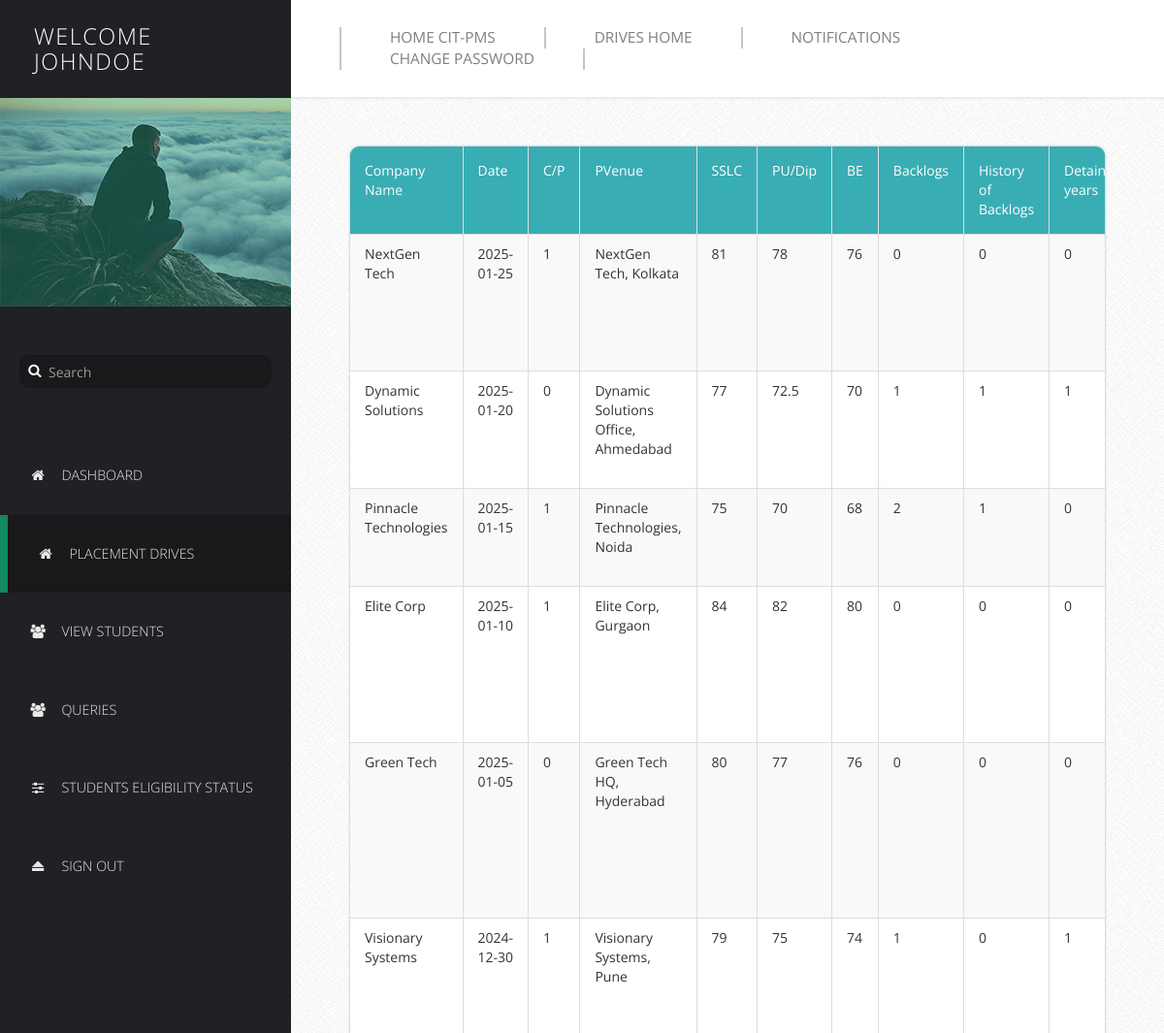
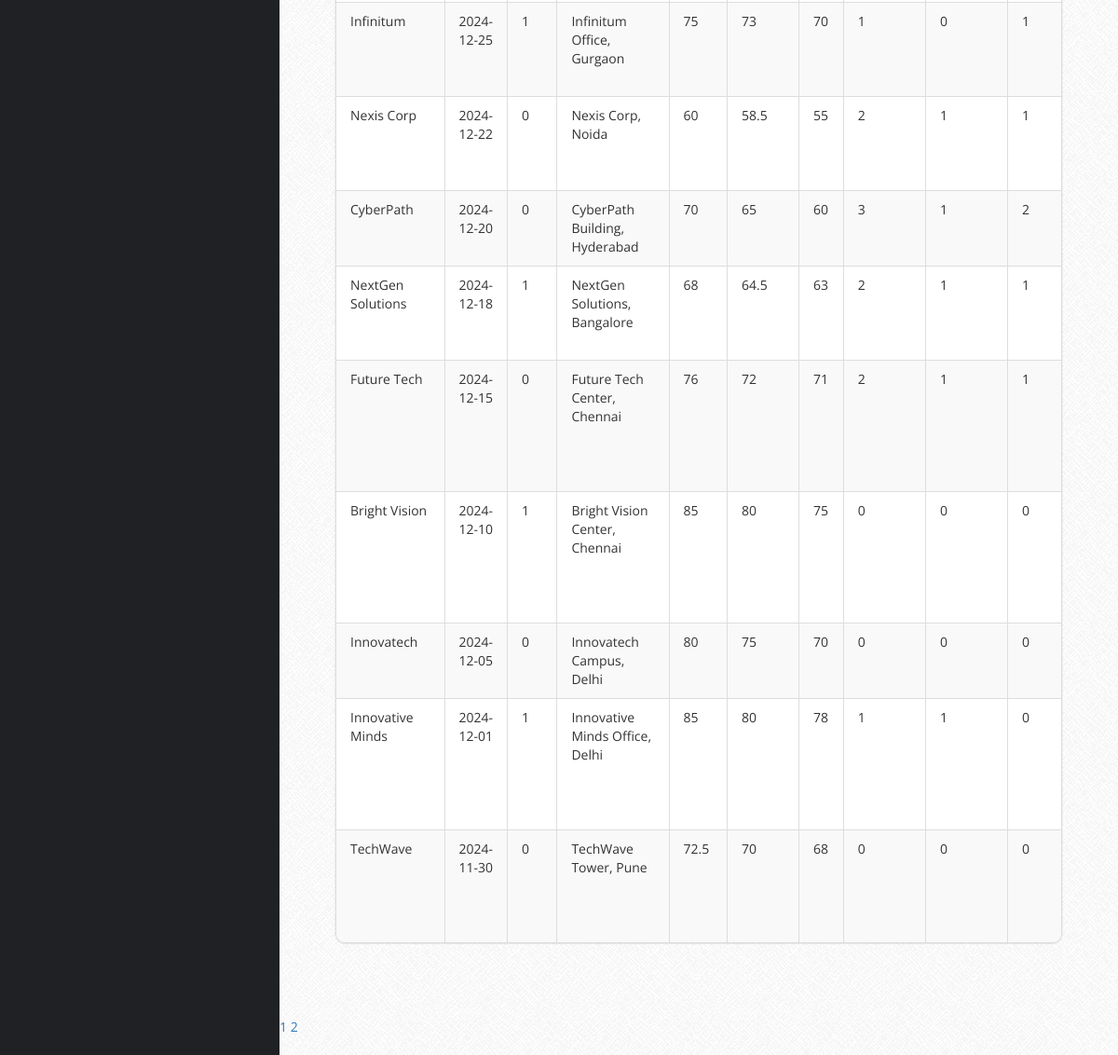
Screenshot of /Profilers/PProfile/Placement Drives/Companydetails.php (signed in) with the database file from the repository (2 pictures, top to bottom).
### tables this page shows
CREATE TABLE IF NOT EXISTS `addpdrive` (
  `CompanyName` varchar(255) NOT NULL,
  `Date` date NOT NULL,
  `C/P` tinyint(1) NOT NULL DEFAULT '0',
  `PVenue` varchar(255) NOT NULL,
  `SSLC` float NOT NULL,
  `PU/Dip` float NOT NULL,
  `BE` float NOT NULL,
  `Backlogs` int(11) NOT NULL,
  `HofBacklogs` tinyint(1) NOT NULL,
  `DetainYears` int(11) NOT NULL,
  `ODetails` text,
  PRIMARY KEY (`CompanyName`,`Date`)
);

### Profilers/PProfile/Placement Drives/CompanyDetails.php (the view, shortened to what this page needs)
<?php
$connect = mysqli_connect("localhost", "harsh", "harsh2005", "placement");
?>
<!DOCTYPE html>
<html lang="en">
<head>
    <link href="../css/font-awesome.min.css" rel="stylesheet">
    <link href="../css/bootstrap.min.css" rel="stylesheet">
    <link href="../css/templatemo-style.css" rel="stylesheet">
</head>
<body>
    <div class="templatemo-flex-row">
        <div class="templatemo-sidebar">
            <header class="templatemo-site-header">
                <?php
                $Welcome = "Welcome";
                echo "<h1>" . $Welcome . "<br>" . $_SESSION['pusername'] . "</h1><br>";
                ?>
            </header>
            <div class="profile-photo-container">
                <img src="../images/profile-photo.jpg" alt="Profile Photo" class="img-responsive">
                <div class="profile-photo-overlay"></div>
            </div>
            <form class="templatemo-search-form" role="search">
                <div class="input-group">
                    <button type="submit" class="fa fa-search"></button>
                    <input type="text" class="form-control" placeholder="Search" name="srch-term" id="srch-term">
                </div>
            </form>
            <nav class="templatemo-left-nav">
                <ul>
                    <li><a href="../login.php"><i class="fa fa-home fa-fw"></i>Dashboard</a></li>
                    <li><a href="../Placement Drives.php" class="active"><i class="fa fa-home fa-fw"></i>Placement Drives</a></li>
                    <li><a href="../manage-users.php"><i class="fa fa-users fa-fw"></i>View Students</a></li>
                    <li><a href="../queries.php"><i class="fa fa-users fa-fw"></i>Queries</a></li>
                    <li><a href="../Students Eligibility.php"><i class="fa fa-sliders fa-fw"></i>Students Eligibility Status</a></li>
                    <li><a href="../logout.php"><i class="fa fa-eject fa-fw"></i>Sign Out</a></li>
                </ul>
            </nav>
        </div>
        <div class="templatemo-content col-1 light-gray-bg">
            <div class="templatemo-top-nav-container">
                <div class="row">
                    <nav class="templatemo-top-nav col-lg-12 col-md-12">
                        <ul class="text-uppercase">
                            <li><a href="../../Homepage/index.php">Home CIT-PMS</a></li>
                            <li><a href="">Drives Home</a></li>
                            <li><a href="Notif.php">Notifications</a></li>
                            <li><a href="Change Password.php">Change Password</a></li>
                        </ul>
                    </nav>
                </div>
            </div>
            <div class="templatemo-content-container">
                <div class="templatemo-content-widget no-padding">
                    <div class="panel panel-default table-responsive">
                        <table class="table table-striped table-bordered templatemo-user-table">
                            <thead>
                                <tr>
                                    <td><a class="white-text templatemo-sort-by">Company Name </a></td>
                                    <td><a class="white-text templatemo-sort-by">Date </a></td>
                                    <td><a class="white-text templatemo-sort-by">C/P</a></td>
                                    <td><a class="white-text templatemo-sort-by">PVenue</a></td>
                                    <td><a class="white-text templatemo-sort-by">SSLC</a></td>
                                    <td><a class="white-text templatemo-sort-by">PU/Dip</a></td>
                                    <td><a class="white-text templatemo-sort-by">BE</a></td>
                                    <td><a class="white-text templatemo-sort-by">Backlogs</a></td>
                                    <td><a class="white-text templatemo-sort-by">History of Backlogs</a></td>
                                    <td><a class="white-text templatemo-sort-by">Detain years</a></td>
                                </tr>
                            </thead>
                            <tbody>
                                <?php
                                $num_rec_per_page = 15;
                                $currentpage = (isset($_GET['page']) ? $_GET['page'] : 1);
                                $start_from = ($currentpage - 1) * $num_rec_per_page;
                                $sql = "SELECT * FROM addpdrive ORDER BY Date DESC LIMIT $start_from, $num_rec_per_page";
                                $rs_result = mysqli_query($connect, $sql);
                                while ($row = mysqli_fetch_assoc($rs_result)) {
                                    echo "<tr>";
                                    echo "<td>" . $row['CompanyName'] . "</td>";
                                    echo "<td>" . $row['Date'] . "</td>";
                                    echo "<td>" . $row['C/P'] . "</td>";
                                    echo "<td>" . $row['PVenue'] . "</td>";
                                    echo "<td>" . $row['SSLC'] . "</td>";
                                    echo "<td>" . $row['PU/Dip'] . "</td>";
                                    echo "<td>" . $row['BE'] . "</td>";
                                    echo "<td>" . $row['Backlogs'] . "</td>";
                                    echo "<td>" . $row['HofBacklogs'] . "</td>";
                                    echo "<td>" . $row['DetainYears'] . "</td>";
                                    echo "</tr>";
                                }
                                ?>
                            </tbody>
                        </table>
                    </div>
                </div>
            </div>
            <div class="pagination">
                <?php
                $result = mysqli_query($connect, "SELECT COUNT(*) FROM addpdrive");
                $row = mysqli_fetch_row($result);
                $total_records = $row[0];
                $total_pages = ceil($total_records / $num_rec_per_page);
                for ($i = 1; $i <= $total_pages; $i++) {
                    echo "<a href='CompanyDetails.php?page=" . $i . "'>" . $i . "</a> ";
                }
                ?>
            </div>
        </div>
    </div>
</body>
</html>

### Profilers/PProfile/css/templatemo-style.css (style rules this page uses)
* { font-family: 'Open Sans', sans-serif; }
body { font-size: 13px; }
body, .templatemo-left-nav { background: #1f2124; }
h1, h2, h3 { margin: 0; }
ul { list-style-type: none; margin: 0; padding: 0; }
nav li { font-size: 1.1em; list-style: none; text-transform: uppercase; }
.white-text { color: white; }
.light-gray-bg { font-family:"Trebuchet MS", "Myriad Pro", Arial, sans-serif; font-size:14px; background:#f4f4f4 url(../images/bg.png) repeat top left; color:#333; overflow-y:scroll; }
.templatemo-sidebar { width: 300px; }
.templatemo-site-header { margin: 25px 30px; }
.templatemo-site-header h1 { color: white; display: inline-block; font-size: 1.8em; font-weight: 300; letter-spacing: 1.5px; margin: 0 5px; text-transform: uppercase; vertical-align: middle; }
.profile-photo-container { position: relative; }
.profile-photo-overlay { background-color: rgba(4, 152, 114, 0.35); position: absolute; top: 0; left: 0; width: 100%; height: 100%; transition: all 0.3s ease; }
.templatemo-search-form { font-size: 1.1em; margin: 50px 20px; }
.templatemo-search-form .input-group { width: 100%; }
.templatemo-search-form .input-group .form-control { background-color: #18191b; border: none; border-radius: 10px; color: #DDD; padding-left: 30px; }
.templatemo-search-form .input-group { position: relative; }
.fa-search { height:32px; width:32px; border: none; cursor: pointer; color:white; background:transparent; position:absolute; top: 0; left: 0; z-index: 100; }
.templatemo-left-nav li { font-weight: 300; }
.templatemo-left-nav a.active, .templatemo-left-nav a:hover { background: #18191b; border-left: 8px solid #13895F; }
.templatemo-left-nav a { color: #e9e9ea; display: block; padding: 30px; transition: all 0.3s ease; }
.templatemo-left-nav .fa { margin-right: 15px; }
.templatemo-top-nav-container { background-color: white; padding: 28px 50px; box-shadow: 0px 0px 2px 2px rgba(161, 159, 159, 0.18); }
.templatemo-top-nav li { float: left; list-style: none; }
.templatemo-top-nav a { color: #7f7f7f; display: block; padding: 0 50px; border-left: 2px solid #c5c5c5; }
.templatemo-top-nav li:last-child a { border-right: 2px solid #c5c5c5; }
.templatemo-content { margin-top: 0px; min-height: 600px; padding: 0; overflow-x: hidden; }
.templatemo-content-container { padding: 40px 50px; }
.templatemo-flex-row { display: -webkit-flex; display: -ms-flexbox; display: flex; }
.col-1 { -webkit-flex: 1; -ms-flex: 1; flex: 1; }
.templatemo-content-widget { border-radius: 10px; padding: 30px; position: relative; margin: 10px; box-shadow: 0px 0px 1px 1px rgba(161, 159, 159, 0.1); }
.templatemo-content-widget.no-padding { padding: 0; }
.panel { border-radius: 10px; }
.table { margin-bottom: 0; }
.table>tbody>tr>td { padding: 10px 15px; }
.table>thead>tr>td { padding: 15px; }
.templatemo-user-table thead { background-color: #39ADB4; color: white; }
.panel>.table-responsive:last-child>.table:last-child, .panel>.table:last-child { border-bottom-right-radius: 10px; border-bottom-left-radius: 10px; }
.panel>.table:first-child { border-top-left-radius: 10px; border-top-right-radius: 10px; }
@media only screen and (min-width: 768px) { .templatemo-left-nav { display: block !important; } }

### rows the page displays
addpdrive: CompanyName "NextGen Tech", Date "2025-01-25", value "1", PVenue "NextGen Tech, Kolkata", SSLC "81", value "78", BE "76", Backlogs "0", HofBacklogs "0", DetainYears "0"
addpdrive: CompanyName "Dynamic Solutions", Date "2025-01-20", value "0", PVenue "Dynamic Solutions Office, Ahmedabad", SSLC "77", value "72.5", BE "70", Backlogs "1", HofBacklogs "1", DetainYears "1"
addpdrive: CompanyName "Pinnacle Technologies", Date "2025-01-15", value "1", PVenue "Pinnacle Technologies, Noida", SSLC "75", value "70", BE "68", Backlogs "2", HofBacklogs "1", DetainYears "0"
addpdrive: CompanyName "Elite Corp", Date "2025-01-10", value "1", PVenue "Elite Corp, Gurgaon", SSLC "84", value "82", BE "80", Backlogs "0", HofBacklogs "0", DetainYears "0"
addpdrive: CompanyName "Green Tech", Date "2025-01-05", value "0", PVenue "Green Tech HQ, Hyderabad", SSLC "80", value "77", BE "76", Backlogs "0", HofBacklogs "0", DetainYears "0"
addpdrive: CompanyName "Visionary Systems", Date "2024-12-30", value "1", PVenue "Visionary Systems, Pune", SSLC "79", value "75", BE "74", Backlogs "1", HofBacklogs "0", DetainYears "1"
addpdrive: CompanyName "Infinitum", Date "2024-12-25", value "1", PVenue "Infinitum Office, Gurgaon", SSLC "75", value "73", BE "70", Backlogs "1", HofBacklogs "0", DetainYears "1"
addpdrive: CompanyName "Nexis Corp", Date "2024-12-22", value "0", PVenue "Nexis Corp, Noida", SSLC "60", value "58.5", BE "55", Backlogs "2", HofBacklogs "1", DetainYears "1"
addpdrive: CompanyName "CyberPath", Date "2024-12-20", value "0", PVenue "CyberPath Building, Hyderabad", SSLC "70", value "65", BE "60", Backlogs "3", HofBacklogs "1", DetainYears "2"
addpdrive: CompanyName "NextGen Solutions", Date "2024-12-18", value "1", PVenue "NextGen Solutions, Bangalore", SSLC "68", value "64.5", BE "63", Backlogs "2", HofBacklogs "1", DetainYears "1"
addpdrive: CompanyName "Future Tech", Date "2024-12-15", value "0", PVenue "Future Tech Center, Chennai", SSLC "76", value "72", BE "71", Backlogs "2", HofBacklogs "1", DetainYears "1"
addpdrive: CompanyName "Bright Vision", Date "2024-12-10", value "1", PVenue "Bright Vision Center, Chennai", SSLC "85", value "80", BE "75", Backlogs "0", HofBacklogs "0", DetainYears "0"
addpdrive: CompanyName "Innovatech", Date "2024-12-05", value "0", PVenue "Innovatech Campus, Delhi", SSLC "80", value "75", BE "70", Backlogs "0", HofBacklogs "0", DetainYears "0"
addpdrive: CompanyName "Innovative Minds", Date "2024-12-01", value "1", PVenue "Innovative Minds Office, Delhi", SSLC "85", value "80", BE "78", Backlogs "1", HofBacklogs "1", DetainYears "0"
addpdrive: CompanyName "TechWave", Date "2024-11-30", value "0", PVenue "TechWave Tower, Pune", SSLC "72.5", value "70", BE "68", Backlogs "0", HofBacklogs "0", DetainYears "0"

### other values shown
$Welcome "WELCOME"
$_SESSION['pusername'] "JOHNDOE"
